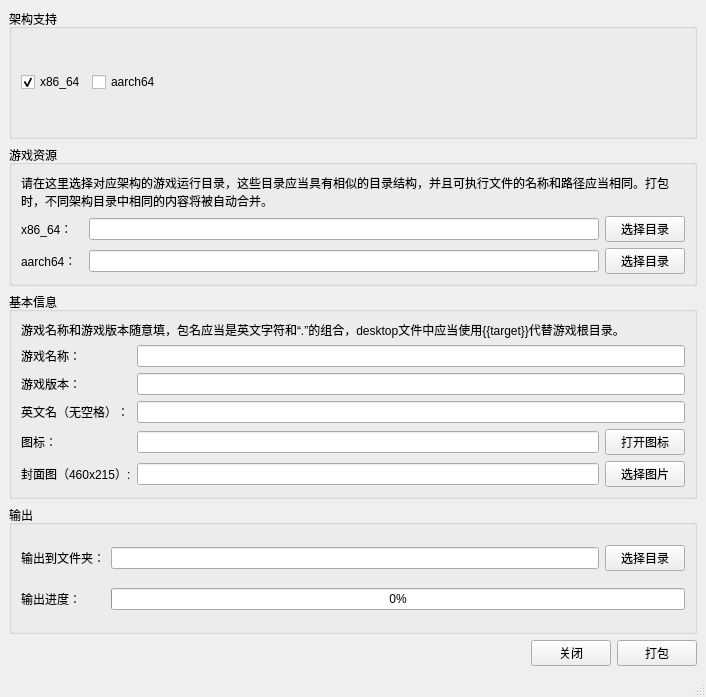
<?xml version="1.0" encoding="UTF-8"?>
<ui version="4.0">
 <class>MainWindow</class>
 <widget class="QMainWindow" name="MainWindow">
  <property name="geometry">
   <rect>
    <x>0</x>
    <y>0</y>
    <width>706</width>
    <height>697</height>
   </rect>
  </property>
  <property name="windowTitle">
   <string>Gamux打包工具</string>
  </property>
  <widget class="QWidget" name="centralwidget">
   <layout class="QVBoxLayout" name="verticalLayout">
    <item>
     <widget class="QGroupBox" name="groupBox_4">
      <property name="title">
       <string>架构支持</string>
      </property>
      <layout class="QHBoxLayout" name="horizontalLayout_2">
       <item>
        <widget class="QCheckBox" name="cbx_x86_64">
         <property name="text">
          <string>x86_64</string>
         </property>
         <property name="checked">
          <bool>true</bool>
         </property>
        </widget>
       </item>
       <item>
        <widget class="QCheckBox" name="cbx_aarch64">
         <property name="text">
          <string>aarch64</string>
         </property>
         <property name="checked">
          <bool>false</bool>
         </property>
        </widget>
       </item>
       <item>
        <spacer name="horizontalSpacer_2">
         <property name="orientation">
          <enum>Qt::Horizontal</enum>
         </property>
         <property name="sizeHint" stdset="0">
          <size>
           <width>40</width>
           <height>20</height>
          </size>
         </property>
        </spacer>
       </item>
      </layout>
     </widget>
    </item>
    <item>
     <widget class="QGroupBox" name="groupBox">
      <property name="title">
       <string>游戏资源</string>
      </property>
      <layout class="QGridLayout" name="gridLayout">
       <item row="2" column="3">
        <widget class="QPushButton" name="btn_open_aarch64">
         <property name="text">
          <string>选择目录</string>
         </property>
        </widget>
       </item>
       <item row="2" column="2">
        <widget class="QLineEdit" name="line_aarch64">
         <property name="text">
          <string/>
         </property>
        </widget>
       </item>
       <item row="0" column="0" colspan="4">
        <widget class="QLabel" name="label">
         <property name="sizePolicy">
          <sizepolicy hsizetype="Preferred" vsizetype="Maximum">
           <horstretch>0</horstretch>
           <verstretch>0</verstretch>
          </sizepolicy>
         </property>
         <property name="text">
          <string>请在这里选择对应架构的游戏运行目录，这些目录应当具有相似的目录结构，并且可执行文件的名称和路径应当相同。打包时，不同架构目录中相同的内容将被自动合并。</string>
         </property>
         <property name="alignment">
          <set>Qt::AlignLeading|Qt::AlignLeft|Qt::AlignTop</set>
         </property>
         <property name="wordWrap">
          <bool>true</bool>
         </property>
        </widget>
       </item>
       <item row="1" column="3">
        <widget class="QPushButton" name="btn_open_x86_64">
         <property name="text">
          <string>选择目录</string>
         </property>
        </widget>
       </item>
       <item row="1" column="2">
        <widget class="QLineEdit" name="line_x86_64">
         <property name="text">
          <string/>
         </property>
        </widget>
       </item>
       <item row="1" column="0">
        <widget class="QLabel" name="label_x86_64">
         <property name="text">
          <string>x86_64：</string>
         </property>
        </widget>
       </item>
       <item row="2" column="0">
        <widget class="QLabel" name="label_aarch64">
         <property name="text">
          <string>aarch64：</string>
         </property>
        </widget>
       </item>
      </layout>
     </widget>
    </item>
    <item>
     <widget class="QGroupBox" name="groupBox_2">
      <property name="title">
       <string>基本信息</string>
      </property>
      <layout class="QGridLayout" name="gridLayout_3">
       <item row="0" column="0" colspan="3">
        <widget class="QLabel" name="label_6">
         <property name="sizePolicy">
          <sizepolicy hsizetype="Preferred" vsizetype="Maximum">
           <horstretch>0</horstretch>
           <verstretch>0</verstretch>
          </sizepolicy>
         </property>
         <property name="text">
          <string>游戏名称和游戏版本随意填，包名应当是英文字符和“.”的组合，desktop文件中应当使用{{target}}代替游戏根目录。</string>
         </property>
         <property name="alignment">
          <set>Qt::AlignLeading|Qt::AlignLeft|Qt::AlignTop</set>
         </property>
         <property name="wordWrap">
          <bool>true</bool>
         </property>
        </widget>
       </item>
       <item row="4" column="0">
        <widget class="QLabel" name="label_14">
         <property name="text">
          <string>图标：</string>
         </property>
        </widget>
       </item>
       <item row="3" column="0">
        <widget class="QLabel" name="label_7">
         <property name="text">
          <string>英文名（无空格）：</string>
         </property>
        </widget>
       </item>
       <item row="5" column="1">
        <widget class="QLineEdit" name="line_headimage"/>
       </item>
       <item row="1" column="1" colspan="2">
        <widget class="QLineEdit" name="line_name">
         <property name="text">
          <string/>
         </property>
        </widget>
       </item>
       <item row="2" column="0">
        <widget class="QLabel" name="label_3">
         <property name="text">
          <string>游戏版本：</string>
         </property>
        </widget>
       </item>
       <item row="3" column="1" colspan="2">
        <widget class="QLineEdit" name="line_packagename">
         <property name="text">
          <string/>
         </property>
        </widget>
       </item>
       <item row="5" column="0">
        <widget class="QLabel" name="label_13">
         <property name="text">
          <string>封面图（460x215）:</string>
         </property>
        </widget>
       </item>
       <item row="2" column="1" colspan="2">
        <widget class="QLineEdit" name="line_version">
         <property name="text">
          <string/>
         </property>
        </widget>
       </item>
       <item row="1" column="0">
        <widget class="QLabel" name="label_2">
         <property name="text">
          <string>游戏名称：</string>
         </property>
        </widget>
       </item>
       <item row="5" column="2">
        <widget class="QPushButton" name="btn_open_headimage">
         <property name="text">
          <string>选择图片</string>
         </property>
        </widget>
       </item>
       <item row="4" column="2">
        <widget class="QPushButton" name="btn_open_icon">
         <property name="text">
          <string>打开图标</string>
         </property>
        </widget>
       </item>
       <item row="4" column="1">
        <widget class="QLineEdit" name="line_icon"/>
       </item>
      </layout>
     </widget>
    </item>
    <item>
     <widget class="QGroupBox" name="groupBox_3">
      <property name="title">
       <string>输出</string>
      </property>
      <layout class="QGridLayout" name="gridLayout_4">
       <item row="0" column="2">
        <widget class="QPushButton" name="pushButton">
         <property name="text">
          <string>选择目录</string>
         </property>
        </widget>
       </item>
       <item row="3" column="1" colspan="2">
        <widget class="QProgressBar" name="progressBar">
         <property name="value">
          <number>0</number>
         </property>
        </widget>
       </item>
       <item row="0" column="1">
        <widget class="QLineEdit" name="line_outdir"/>
       </item>
       <item row="3" column="0">
        <widget class="QLabel" name="label_9">
         <property name="text">
          <string>输出进度：</string>
         </property>
        </widget>
       </item>
       <item row="0" column="0">
        <widget class="QLabel" name="label_8">
         <property name="text">
          <string>输出到文件夹：</string>
         </property>
        </widget>
       </item>
      </layout>
     </widget>
    </item>
    <item>
     <layout class="QHBoxLayout" name="horizontalLayout">
      <property name="sizeConstraint">
       <enum>QLayout::SetMinAndMaxSize</enum>
      </property>
      <item>
       <spacer name="horizontalSpacer">
        <property name="orientation">
         <enum>Qt::Horizontal</enum>
        </property>
        <property name="sizeHint" stdset="0">
         <size>
          <width>40</width>
          <height>20</height>
         </size>
        </property>
       </spacer>
      </item>
      <item>
       <widget class="QPushButton" name="btn_close">
        <property name="text">
         <string>关闭</string>
        </property>
       </widget>
      </item>
      <item>
       <widget class="QPushButton" name="btn_start">
        <property name="text">
         <string>打包</string>
        </property>
       </widget>
      </item>
     </layout>
    </item>
   </layout>
  </widget>
  <widget class="QStatusBar" name="statusbar"/>
 </widget>
 <resources/>
 <connections/>
</ui>
